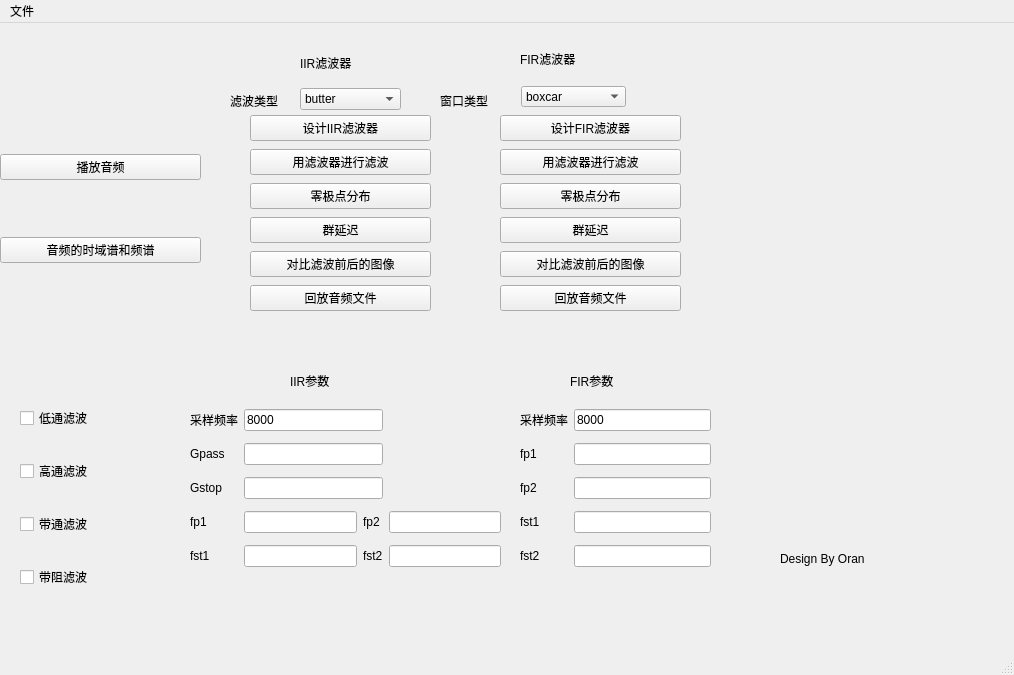
<?xml version="1.0" encoding="UTF-8"?>
<ui version="4.0">
 <class>MainWindow</class>
 <widget class="QMainWindow" name="MainWindow">
  <property name="geometry">
   <rect>
    <x>0</x>
    <y>0</y>
    <width>1014</width>
    <height>675</height>
   </rect>
  </property>
  <property name="windowTitle">
   <string>MainWindow</string>
  </property>
  <widget class="QWidget" name="centralwidget">
   <widget class="QWidget" name="layoutWidget">
    <property name="geometry">
     <rect>
      <x>0</x>
      <y>80</y>
      <width>201</width>
      <height>211</height>
     </rect>
    </property>
    <layout class="QVBoxLayout" name="verticalLayout">
     <item>
      <widget class="QPushButton" name="pushButton">
       <property name="text">
        <string>播放音频</string>
       </property>
       <property name="autoDefault">
        <bool>false</bool>
       </property>
      </widget>
     </item>
     <item>
      <widget class="QPushButton" name="pushButton_2">
       <property name="text">
        <string>音频的时域谱和频谱</string>
       </property>
      </widget>
     </item>
    </layout>
   </widget>
   <widget class="QWidget" name="layoutWidget">
    <property name="geometry">
     <rect>
      <x>20</x>
      <y>360</y>
      <width>101</width>
      <height>231</height>
     </rect>
    </property>
    <layout class="QGridLayout" name="gridLayout">
     <item row="0" column="0">
      <widget class="QCheckBox" name="checkBox">
       <property name="text">
        <string>低通滤波</string>
       </property>
      </widget>
     </item>
     <item row="2" column="0">
      <widget class="QCheckBox" name="checkBox_2">
       <property name="text">
        <string>高通滤波</string>
       </property>
      </widget>
     </item>
     <item row="3" column="0">
      <widget class="QCheckBox" name="checkBox_3">
       <property name="text">
        <string>带通滤波</string>
       </property>
      </widget>
     </item>
     <item row="4" column="0">
      <widget class="QCheckBox" name="checkBox_4">
       <property name="text">
        <string>带阻滤波</string>
       </property>
      </widget>
     </item>
    </layout>
   </widget>
   <widget class="QLabel" name="label_10">
    <property name="geometry">
     <rect>
      <x>520</x>
      <y>20</y>
      <width>111</width>
      <height>31</height>
     </rect>
    </property>
    <property name="text">
     <string>FIR滤波器</string>
    </property>
   </widget>
   <widget class="QComboBox" name="comboBox_2">
    <property name="geometry">
     <rect>
      <x>521</x>
      <y>63</y>
      <width>105</width>
      <height>21</height>
     </rect>
    </property>
    <item>
     <property name="text">
      <string>boxcar</string>
     </property>
    </item>
    <item>
     <property name="text">
      <string>triang</string>
     </property>
    </item>
    <item>
     <property name="text">
      <string>hann</string>
     </property>
    </item>
    <item>
     <property name="text">
      <string>hamming</string>
     </property>
    </item>
    <item>
     <property name="text">
      <string>blackmanharris</string>
     </property>
    </item>
   </widget>
   <widget class="QLabel" name="label_11">
    <property name="geometry">
     <rect>
      <x>230</x>
      <y>70</y>
      <width>99</width>
      <height>15</height>
     </rect>
    </property>
    <property name="text">
     <string>滤波类型</string>
    </property>
   </widget>
   <widget class="QLabel" name="label_12">
    <property name="geometry">
     <rect>
      <x>440</x>
      <y>70</y>
      <width>72</width>
      <height>15</height>
     </rect>
    </property>
    <property name="text">
     <string>窗口类型</string>
    </property>
   </widget>
   <widget class="QWidget" name="layoutWidget">
    <property name="geometry">
     <rect>
      <x>250</x>
      <y>90</y>
      <width>181</width>
      <height>205</height>
     </rect>
    </property>
    <layout class="QVBoxLayout" name="verticalLayout_2">
     <item>
      <widget class="QPushButton" name="pushButton_3">
       <property name="text">
        <string>设计IIR滤波器</string>
       </property>
      </widget>
     </item>
     <item>
      <widget class="QPushButton" name="pushButton_4">
       <property name="text">
        <string>用滤波器进行滤波</string>
       </property>
      </widget>
     </item>
     <item>
      <widget class="QPushButton" name="pushButton_11">
       <property name="text">
        <string>零极点分布</string>
       </property>
      </widget>
     </item>
     <item>
      <widget class="QPushButton" name="pushButton_13">
       <property name="text">
        <string>群延迟</string>
       </property>
      </widget>
     </item>
     <item>
      <widget class="QPushButton" name="pushButton_5">
       <property name="text">
        <string>对比滤波前后的图像</string>
       </property>
      </widget>
     </item>
     <item>
      <widget class="QPushButton" name="pushButton_6">
       <property name="text">
        <string>回放音频文件</string>
       </property>
      </widget>
     </item>
    </layout>
   </widget>
   <widget class="QWidget" name="layoutWidget">
    <property name="geometry">
     <rect>
      <x>500</x>
      <y>90</y>
      <width>181</width>
      <height>205</height>
     </rect>
    </property>
    <layout class="QVBoxLayout" name="verticalLayout_3">
     <item>
      <widget class="QPushButton" name="pushButton_7">
       <property name="text">
        <string>设计FIR滤波器</string>
       </property>
      </widget>
     </item>
     <item>
      <widget class="QPushButton" name="pushButton_8">
       <property name="text">
        <string>用滤波器进行滤波</string>
       </property>
      </widget>
     </item>
     <item>
      <widget class="QPushButton" name="pushButton_12">
       <property name="text">
        <string>零极点分布</string>
       </property>
      </widget>
     </item>
     <item>
      <widget class="QPushButton" name="pushButton_14">
       <property name="text">
        <string>群延迟</string>
       </property>
      </widget>
     </item>
     <item>
      <widget class="QPushButton" name="pushButton_9">
       <property name="text">
        <string>对比滤波前后的图像</string>
       </property>
      </widget>
     </item>
     <item>
      <widget class="QPushButton" name="pushButton_10">
       <property name="text">
        <string>回放音频文件</string>
       </property>
      </widget>
     </item>
    </layout>
   </widget>
   <widget class="QWidget" name="layoutWidget">
    <property name="geometry">
     <rect>
      <x>300</x>
      <y>20</y>
      <width>101</width>
      <height>67</height>
     </rect>
    </property>
    <layout class="QVBoxLayout" name="verticalLayout_5">
     <item>
      <widget class="QLabel" name="label_9">
       <property name="text">
        <string>IIR滤波器</string>
       </property>
      </widget>
     </item>
     <item>
      <widget class="QComboBox" name="comboBox">
       <item>
        <property name="text">
         <string>butter</string>
        </property>
       </item>
       <item>
        <property name="text">
         <string>cheby1</string>
        </property>
       </item>
       <item>
        <property name="text">
         <string>cheby2</string>
        </property>
       </item>
       <item>
        <property name="text">
         <string>ellip</string>
        </property>
       </item>
      </widget>
     </item>
    </layout>
   </widget>
   <widget class="QWidget" name="layoutWidget">
    <property name="geometry">
     <rect>
      <x>190</x>
      <y>380</y>
      <width>311</width>
      <height>172</height>
     </rect>
    </property>
    <layout class="QGridLayout" name="gridLayout_2">
     <item row="3" column="0">
      <widget class="QLabel" name="label_4">
       <property name="text">
        <string>fp1</string>
       </property>
      </widget>
     </item>
     <item row="4" column="1">
      <widget class="QLineEdit" name="lineEdit_5"/>
     </item>
     <item row="4" column="2">
      <widget class="QLabel" name="label_7">
       <property name="text">
        <string>fst2</string>
       </property>
      </widget>
     </item>
     <item row="1" column="0">
      <widget class="QLabel" name="label_2">
       <property name="text">
        <string>Gpass</string>
       </property>
      </widget>
     </item>
     <item row="3" column="3">
      <widget class="QLineEdit" name="lineEdit_6"/>
     </item>
     <item row="4" column="3">
      <widget class="QLineEdit" name="lineEdit_7"/>
     </item>
     <item row="3" column="1">
      <widget class="QLineEdit" name="lineEdit_4"/>
     </item>
     <item row="2" column="0">
      <widget class="QLabel" name="label_3">
       <property name="text">
        <string>Gstop</string>
       </property>
      </widget>
     </item>
     <item row="4" column="0">
      <widget class="QLabel" name="label_5">
       <property name="text">
        <string>fst1</string>
       </property>
      </widget>
     </item>
     <item row="1" column="1" colspan="2">
      <widget class="QLineEdit" name="lineEdit_2"/>
     </item>
     <item row="2" column="1" colspan="2">
      <widget class="QLineEdit" name="lineEdit_3"/>
     </item>
     <item row="0" column="0">
      <widget class="QLabel" name="label">
       <property name="text">
        <string>采样频率</string>
       </property>
      </widget>
     </item>
     <item row="3" column="2">
      <widget class="QLabel" name="label_6">
       <property name="text">
        <string>fp2</string>
       </property>
      </widget>
     </item>
     <item row="0" column="1" colspan="2">
      <widget class="QLineEdit" name="lineEdit">
       <property name="text">
        <string>8000</string>
       </property>
      </widget>
     </item>
    </layout>
   </widget>
   <widget class="QLabel" name="label_16">
    <property name="geometry">
     <rect>
      <x>290</x>
      <y>350</y>
      <width>72</width>
      <height>15</height>
     </rect>
    </property>
    <property name="text">
     <string>IIR参数</string>
    </property>
   </widget>
   <widget class="QLabel" name="label_17">
    <property name="geometry">
     <rect>
      <x>570</x>
      <y>350</y>
      <width>72</width>
      <height>15</height>
     </rect>
    </property>
    <property name="text">
     <string>FIR参数</string>
    </property>
   </widget>
   <widget class="QLabel" name="label_8">
    <property name="geometry">
     <rect>
      <x>790</x>
      <y>70</y>
      <width>151</width>
      <height>161</height>
     </rect>
    </property>
    <property name="text">
     <string/>
    </property>
    <property name="pixmap">
     <pixmap>../../../.designer/backup/src=http___pic4.zhimg.com_50_v2-340fe237c201e94019539f211ba6d8b2_hd.jpg&amp;refer=http___pic4.zhimg.jpg</pixmap>
    </property>
   </widget>
   <widget class="QLabel" name="label_20">
    <property name="geometry">
     <rect>
      <x>780</x>
      <y>520</y>
      <width>151</width>
      <height>31</height>
     </rect>
    </property>
    <property name="text">
     <string>Design By Oran</string>
    </property>
   </widget>
   <widget class="QWidget" name="layoutWidget">
    <property name="geometry">
     <rect>
      <x>520</x>
      <y>380</y>
      <width>191</width>
      <height>172</height>
     </rect>
    </property>
    <layout class="QGridLayout" name="gridLayout_3">
     <item row="1" column="0">
      <widget class="QLabel" name="label_14">
       <property name="text">
        <string>fp1</string>
       </property>
      </widget>
     </item>
     <item row="4" column="0">
      <widget class="QLabel" name="label_19">
       <property name="text">
        <string>fst2</string>
       </property>
      </widget>
     </item>
     <item row="4" column="1">
      <widget class="QLineEdit" name="lineEdit_12"/>
     </item>
     <item row="0" column="0">
      <widget class="QLabel" name="label_13">
       <property name="text">
        <string>采样频率</string>
       </property>
      </widget>
     </item>
     <item row="3" column="1">
      <widget class="QLineEdit" name="lineEdit_11"/>
     </item>
     <item row="3" column="0">
      <widget class="QLabel" name="label_18">
       <property name="text">
        <string>fst1</string>
       </property>
      </widget>
     </item>
     <item row="0" column="1">
      <widget class="QLineEdit" name="lineEdit_8">
       <property name="text">
        <string>8000</string>
       </property>
      </widget>
     </item>
     <item row="2" column="0">
      <widget class="QLabel" name="label_15">
       <property name="text">
        <string>fp2</string>
       </property>
      </widget>
     </item>
     <item row="1" column="1">
      <widget class="QLineEdit" name="lineEdit_9"/>
     </item>
     <item row="2" column="1">
      <widget class="QLineEdit" name="lineEdit_10"/>
     </item>
    </layout>
   </widget>
  </widget>
  <widget class="QStatusBar" name="statusbar"/>
  <widget class="QMenuBar" name="menubar">
   <property name="geometry">
    <rect>
     <x>0</x>
     <y>0</y>
     <width>1014</width>
     <height>26</height>
    </rect>
   </property>
   <widget class="QMenu" name="menu">
    <property name="title">
     <string>文件</string>
    </property>
    <addaction name="fileOpenAction"/>
    <addaction name="flieCloseAction"/>
   </widget>
   <addaction name="menu"/>
  </widget>
  <action name="fileOpenAction">
   <property name="checkable">
    <bool>true</bool>
   </property>
   <property name="checked">
    <bool>true</bool>
   </property>
   <property name="enabled">
    <bool>true</bool>
   </property>
   <property name="text">
    <string>打开音频文件</string>
   </property>
   <property name="toolTip">
    <string>打开</string>
   </property>
   <property name="shortcut">
    <string>Alt+O</string>
   </property>
  </action>
  <action name="flieCloseAction">
   <property name="text">
    <string>关闭</string>
   </property>
   <property name="toolTip">
    <string>关闭</string>
   </property>
   <property name="shortcut">
    <string>Alt+C</string>
   </property>
  </action>
 </widget>
 <tabstops>
  <tabstop>pushButton</tabstop>
  <tabstop>lineEdit</tabstop>
  <tabstop>lineEdit_2</tabstop>
  <tabstop>lineEdit_3</tabstop>
  <tabstop>lineEdit_4</tabstop>
  <tabstop>lineEdit_5</tabstop>
  <tabstop>lineEdit_6</tabstop>
  <tabstop>lineEdit_7</tabstop>
  <tabstop>checkBox</tabstop>
  <tabstop>checkBox_2</tabstop>
  <tabstop>checkBox_3</tabstop>
 </tabstops>
 <resources/>
 <connections/>
</ui>
